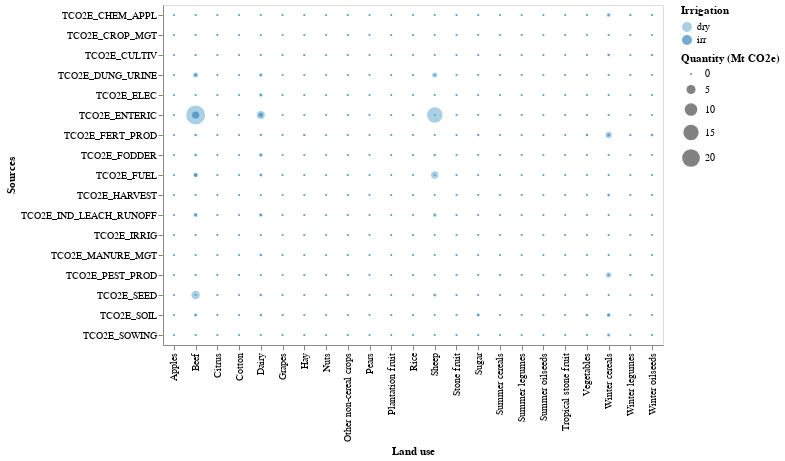

Notebook source saved alongside this figure:
### Markdown cell above
### Emissions by {land-use}-{GHG source} combined

### Code cell
# HIDE CODE
# get the df and plot
GHG_lu_source_df,GHG_lu_source_plot = ag_lucc_GHG.plot_GHG_lu_source(2050)
GHG_lu_source_plot

### Figure 1 — Vega-Lite specification as saved in the notebook (floating-point values rounded to 4 significant figures; data arrays with more than 128 entries replaced by an {"elided": "..."} marker saying what was removed)
{"config": {"view": {"continuousWidth": 300, "continuousHeight": 300}}, "data": {"name": "data-6891a136dae803e8c95dbd13bf86a3e8"}, "mark": {"type": "circle"}, "encoding": {"color": {"field": "Irrigation", "type": "ordinal"}, "size": {"field": "Quantity (Mt CO2e)", "type": "quantitative"}, "tooltip": [{"field": "Land use", "title": "Landuse", "type": "ordinal"}, {"field": "Sources", "title": "GHG source", "type": "ordinal"}, {"field": "Quantity (Mt CO2e)", "title": "GHG emissions (Mt CO2e)", "type": "quantitative"}], "x": {"field": "Land use", "type": "ordinal"}, "y": {"field": "Sources", "type": "ordinal"}}, "width": 500, "$schema": "https://vega.github.io/schema/vega-lite/v5.15.1.json", "datasets": {"data-6891a136dae803e8c95dbd13bf86a3e8": {"elided": "782 records"}}}
